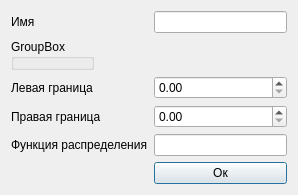
<?xml version="1.0" encoding="UTF-8"?>
<ui version="4.0">
 <class>DialogEditDevice</class>
 <widget class="QDialog" name="DialogEditDevice">
  <property name="geometry">
   <rect>
    <x>0</x>
    <y>0</y>
    <width>298</width>
    <height>145</height>
   </rect>
  </property>
  <property name="windowTitle">
   <string>Dialog</string>
  </property>
  <layout class="QFormLayout" name="formLayout">
   <item row="0" column="0">
    <widget class="QLabel" name="labelName">
     <property name="text">
      <string>Имя</string>
     </property>
    </widget>
   </item>
   <item row="0" column="1">
    <widget class="QLineEdit" name="lineEditName"/>
   </item>
   <item row="2" column="0">
    <widget class="QLabel" name="label">
     <property name="text">
      <string>Левая граница</string>
     </property>
    </widget>
   </item>
   <item row="2" column="1">
    <widget class="QDoubleSpinBox" name="spinBoxLeftBorder"/>
   </item>
   <item row="3" column="0">
    <widget class="QLabel" name="label_2">
     <property name="text">
      <string>Правая граница</string>
     </property>
    </widget>
   </item>
   <item row="3" column="1">
    <widget class="QDoubleSpinBox" name="spinBoxRightBorder"/>
   </item>
   <item row="4" column="0">
    <widget class="QLabel" name="label_3">
     <property name="text">
      <string>Функция распределения</string>
     </property>
    </widget>
   </item>
   <item row="4" column="1">
    <widget class="QLineEdit" name="lineEditFunction"/>
   </item>
   <item row="5" column="1">
    <widget class="QPushButton" name="buttonOk">
     <property name="text">
      <string>Ок</string>
     </property>
    </widget>
   </item>
   <item row="1" column="0">
    <widget class="QGroupBox" name="groupBox">
     <property name="title">
      <string>GroupBox</string>
     </property>
    </widget>
   </item>
  </layout>
 </widget>
 <resources/>
 <connections/>
</ui>
